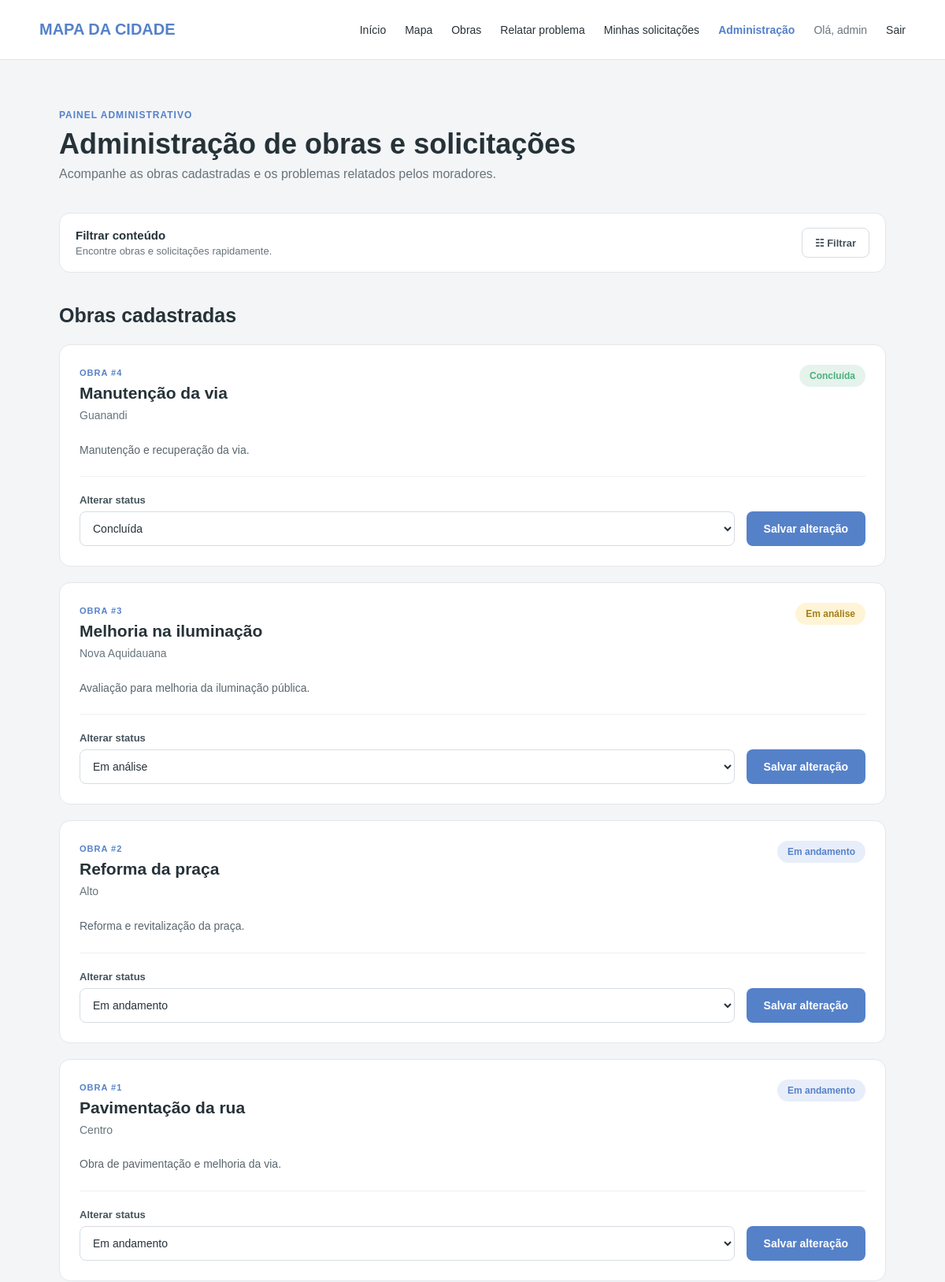
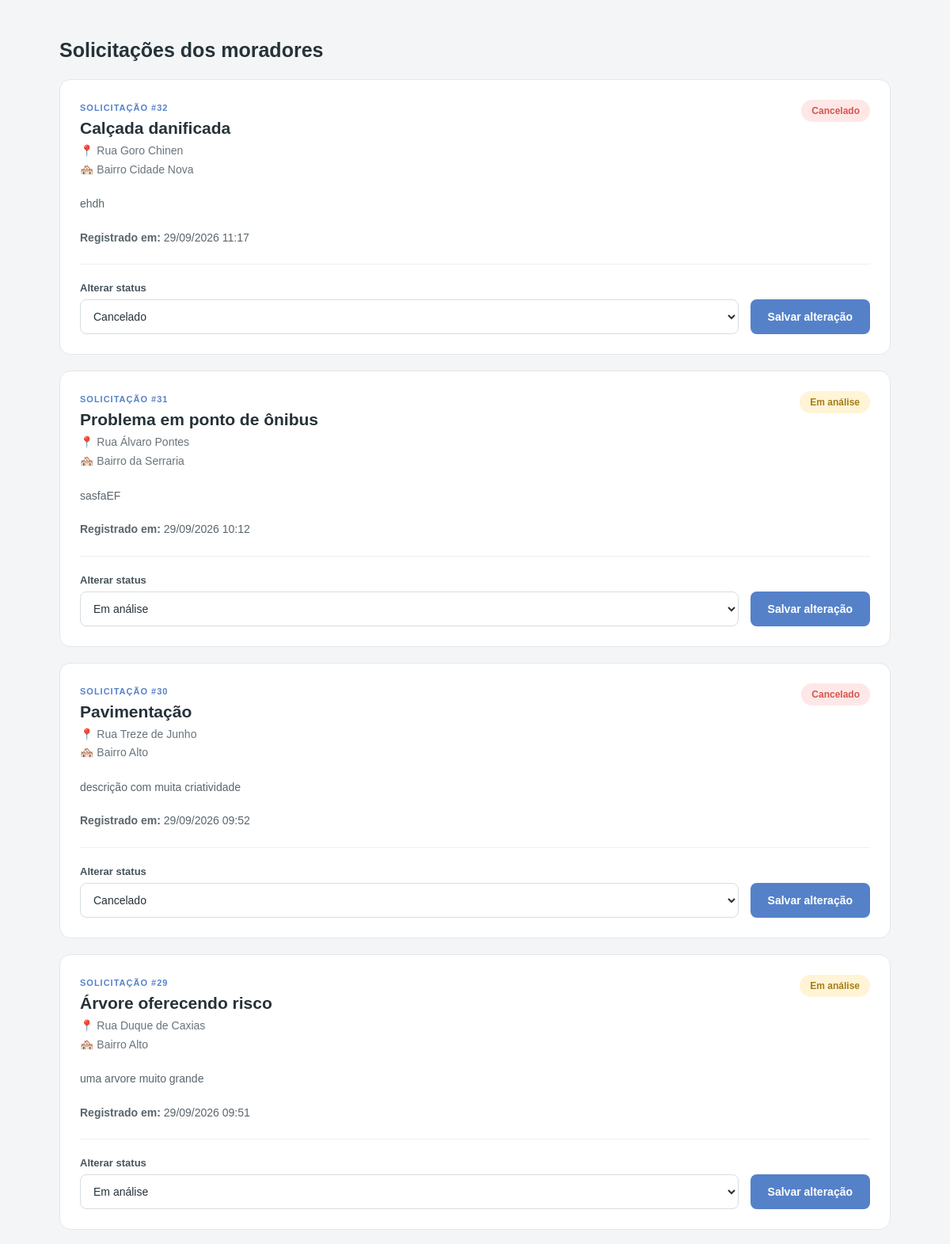
The page /admin (signed in, upper part) on the database its author committed (2 pictures, top to bottom).
### tables this page shows
CREATE TABLE obras (
            id INTEGER PRIMARY KEY AUTOINCREMENT,
            titulo TEXT NOT NULL,
            localizacao TEXT NOT NULL,
            status TEXT NOT NULL,
            previsao TEXT,
            descricao TEXT,
            latitude REAL,
            longitude REAL
        , rua TEXT, bairro TEXT);

CREATE TABLE relatos (
            id INTEGER PRIMARY KEY AUTOINCREMENT,
            tipo TEXT NOT NULL,
            descricao TEXT NOT NULL,
            latitude REAL NOT NULL,
            longitude REAL NOT NULL,
            status TEXT NOT NULL DEFAULT 'Em análise',
            data TEXT NOT NULL
        , usuario_id INTEGER, rua TEXT, bairro TEXT);

### app.py (the view)
@app.route("/admin")
def admin():
    if session.get("usuario_perfil") != "admin":
        return redirect("/")
    conexao = sqlite3.connect("mapa_cidade.db")
    conexao.row_factory = sqlite3.Row
    cursor = conexao.cursor()
    cursor.execute("""
        SELECT *
        FROM obras
        ORDER BY id DESC
    """)
    obras = cursor.fetchall()
    cursor.execute("""
        SELECT *
        FROM relatos
        ORDER BY id DESC
    """)
    relatos = cursor.fetchall()
    fotos_por_relato = {}
    for relato in relatos:
        cursor.execute("""
            SELECT arquivo
            FROM fotos
            WHERE relato_id = ?
            ORDER BY id
        """, (relato["id"],))
        fotos_por_relato[relato["id"]] = cursor.fetchall()
    conexao.close()
    return render_template(
        "admin.html",
        obras=obras,
        relatos=relatos,
        fotos_por_relato=fotos_por_relato
    )

### templates/admin.html (shortened to what this page needs)
<!DOCTYPE html>
<html lang="pt-br">
<head>
    <link
        rel="stylesheet"
        href="{{ url_for('static', filename='css/admin.css') }}"
    >
</head>
<body>
    <header class="header">
        <div class="logo">
            MAPA DA CIDADE
        </div>
        <nav class="menu">
            <a href="/">
                Início
            </a>
            <a href="/mapa">
                Mapa
            </a>
            <a href="/obras">
                Obras
            </a>
            <a href="/relatar">
                Relatar problema
            </a>
            <a href="/solicitacoes">
                Minhas solicitações
            </a>
            {% if session.get("usuario_id") %}
                {% if session.get("usuario_perfil") == "admin" %}
                    <a href="/admin" class="ativo">
                        Administração
                    </a>
                {% endif %}
                <span class="usuario">
                    Olá, {{ session.get("usuario_nome") }}
                </span>
                <a href="/logout">
                    Sair
                </a>
            {% else %}
                <a href="/login">
                    Entrar
                </a>
            {% endif %}
        </nav>
    </header>
    <main class="conteudo">
        <section class="titulo">
            <span class="subtitulo">
                PAINEL ADMINISTRATIVO
            </span>
            <h1>
                Administração de obras e solicitações
            </h1>
            <p>
                Acompanhe as obras cadastradas e os problemas relatados pelos moradores.
            </p>
        </section>
    <div class="filtros-admin">
        <div class="filtros-admin-topo">
            <div>
                <strong>Filtrar conteúdo</strong>
                <span>
                    Encontre obras e solicitações rapidamente.
                </span>
            </div>
            <button
                type="button"
                id="botao-filtros"
                class="botao-filtros"
            >
                ☷ Filtrar
            </button>
        </div>
    </div>
        <section class="lista-obras">
            <h2>
                Obras cadastradas
            </h2>
            {% for obra in obras %}
                <article
                    class="card-obra item-admin"
                    data-tipo="obra"
                    data-status="{{ obra['status'] }}"
                >
                    <div class="obra-topo">
                        <div>
                            <span class="obra-id">
                                OBRA #{{ obra["id"] }}
                            </span>
                            <h2>
                                {{ obra["titulo"] }}
                            </h2>
                            <p class="localizacao">
                                {{ obra["localizacao"] }}
                            </p>
                        </div>
                        <span class="status
                            {% if obra['status'] == 'Em andamento' %}
                                andamento
                            {% elif obra['status'] == 'Concluída' %}
                                concluida
                            {% elif obra['status'] == 'Em análise' %}
                                analise
                            {% endif %}
                        ">
                            {{ obra["status"] }}
                        </span>
                    </div>
                    {% if obra["descricao"] %}
                        <p class="descricao">
                            {{ obra["descricao"] }}
                        </p>
                    {% endif %}
                    <div class="linha"></div>
                    <form
                        method="POST"
                        action="/alterar-status/{{ obra['id'] }}"
                        class="form-status"
                    >
                        <div class="campo">
                            <label for="status-{{ obra['id'] }}">
                                Alterar status
                            </label>
                            <select
                                name="status"
                                id="status-{{ obra['id'] }}"
                            >
                                <option
                                    value="Em análise"
                                    {% if obra["status"] == "Em análise" %}selected{% endif %}
                                >
                                    Em análise
                                </option>
                                <option
                                    value="Em andamento"
                                    {% if obra["status"] == "Em andamento" %}selected{% endif %}
                                >
                                    Em andamento
                                </option>
                                <option
                                    value="Concluída"
                                    {% if obra["status"] == "Concluída" %}selected{% endif %}
                                >
                                    Concluída
                                </option>
                            </select>
                        </div>
                        <button
                            type="submit"
                            class="botao-salvar"
                        >
                            Salvar alteração
                        </button>
                    </form>
                </article>
            {% endfor %}
        </section>
        <section class="lista-obras">
            <h2>
                Solicitações dos moradores
            </h2>
            {% if relatos %}
                {% for relato in relatos %}
                    <article
                        class="card-obra item-admin"
                        data-tipo="solicitacao"
                        data-status="{{ relato['status'] }}"
                    >
                        <div class="obra-topo">
                            <div>
                                <span class="obra-id">
                                    SOLICITAÇÃO #{{ relato["id"] }}
                                </span>
                                <h2>
                                    {{ relato["tipo"] }}
                                </h2>
                            </div>
                            <span class="status
                                {% if relato['status'] == 'Em andamento' %}
                                    andamento
                                {% elif relato['status'] == 'Concluída' %}
                                    concluida
                                {% elif relato['status'] == 'Em análise' %}
                                    analise
                                {% elif relato['status'] == 'Cancelado' %}
                                    cancelado
                                {% endif %}
                            ">
                                {{ relato["status"] }}
                            </span>
                        </div>
                        <p class="localizacao">
                            📍
                            {{ relato["rua"] or "Rua não informada" }}
                            <br>
                            🏘️
                            {{ relato["bairro"] or "Bairro não informado" }}
                        </p>
                        {% if relato["descricao"] %}
                            <p class="descricao">
                                {{ relato["descricao"] }}
                            </p>
                        {% endif %}
                        <p class="descricao">
                            <strong>
                                Registrado em:
                            </strong>
                            {{ relato["data"] }}
                        </p>
                        <div class="linha"></div>
                        <form
                            method="POST"
                            action="/alterar-status-relato/{{ relato['id'] }}"
                            class="form-status"
                        >
                            <div class="campo">
                                <label for="status-relato-{{ relato['id'] }}">
                                    Alterar status
                                </label>
                                <select
                                    name="status"
                                    id="status-relato-{{ relato['id'] }}"
                                >
                                    <option
                                        value="Em análise"
                                        {% if relato["status"] == "Em análise" %}selected{% endif %}
                                    >
                                        Em análise
                                    </option>
                                    <option
                                        value="Cancelado"
                                        {% if relato["status"] == "Cancelado" %}selected{% endif %}
                                    >
                                        Cancelado
                                    </option>
                                </select>
                            </div>
                            <button
                                type="submit"
                                class="botao-salvar"
                            >
                                Salvar alteração
                            </button>
                        </form>
                    </article>
                {% endfor %}
            {% else %}
                <p>
                    Nenhuma solicitação registrada.
                </p>
            {% endif %}
        </section>
    </main>
</body>
</html>

### static/css/admin.css (style rules this page uses)
* { margin: 0; padding: 0; box-sizing: border-box; }
body { font-family: Arial, sans-serif; background: #f3f5f7; color: #263238; }
.header { background: #ffffff; height: 76px; display: flex; align-items: center; justify-content: space-between; padding: 0 50px; border-bottom: 1px solid #e2e6ea; }
.logo { color: #5581c9; font-size: 20px; font-weight: bold; }
.menu { display: flex; align-items: center; gap: 24px; }
.menu a { color: #263238; text-decoration: none; font-size: 14px; transition: 0.2s; }
.menu .ativo { color: #5581c9; font-weight: bold; }
.usuario { font-size: 14px; color: #68747c; }
.conteudo { max-width: 1100px; margin: 0 auto; padding: 60px 25px; }
.titulo { margin-bottom: 40px; }
.subtitulo { color: #5581c9; font-size: 12px; font-weight: bold; letter-spacing: 1px; }
.titulo h1 { font-size: 36px; margin: 8px 0; }
.titulo p { color: #68747c; font-size: 16px; }
.lista-obras { display: flex; flex-direction: column; gap: 20px; margin-bottom: 50px; }
.lista-obras > h2 { font-size: 25px; margin-bottom: 2px; }
.card-obra { background: #ffffff; border: 1px solid #e3e7eb; border-radius: 14px; padding: 25px; transition: 0.2s; }
.obra-topo { display: flex; justify-content: space-between; align-items: flex-start; gap: 20px; }
.obra-id { font-size: 11px; color: #5581c9; font-weight: bold; letter-spacing: 1px; }
.card-obra h2 { margin-top: 6px; margin-bottom: 5px; font-size: 21px; }
.localizacao { color: #68747c; font-size: 14px; line-height: 1.7; }
.descricao { margin-top: 20px; color: #59656c; line-height: 1.6; font-size: 14px; }
.status { padding: 7px 13px; border-radius: 20px; font-size: 12px; font-weight: bold; white-space: nowrap; }
.status.andamento { background: #e8eef9; color: #5581c9; }
.status.concluida { background: #e5f3ec; color: #4caf7d; }
.status.analise { background: #fff4d6; color: #a47d16; }
.status.cancelado { background: #fde8e7; color: #d9534f; }
.linha { height: 1px; background: #edf0f2; margin: 22px 0; }
.form-status { display: flex; align-items: flex-end; gap: 15px; }
.campo { display: flex; flex-direction: column; gap: 7px; flex: 1; }
.campo label { font-size: 13px; font-weight: bold; color: #45535b; }
.campo select { height: 44px; padding: 0 12px; border: 1px solid #d7dde2; border-radius: 8px; background: #ffffff; color: #263238; font-size: 14px; outline: none; }
.botao-salvar { height: 44px; padding: 0 22px; border: none; border-radius: 8px; background: #5581c9; color: #ffffff; font-size: 14px; font-weight: bold; cursor: pointer; transition: 0.2s; }
.filtros-admin { background: #ffffff; border: 1px solid #e3e7eb; border-radius: 14px; margin-bottom: 40px; }
.filtros-admin-topo { display: flex; align-items: center; justify-content: space-between; gap: 20px; padding: 18px 20px; }
.filtros-admin-topo div { display: flex; flex-direction: column; gap: 4px; }
.filtros-admin-topo strong { font-size: 15px; color: #263238; }
.filtros-admin-topo span { font-size: 13px; color: #68747c; }
.botao-filtros { height: 38px; padding: 0 16px; border: 1px solid #d7dde2; border-radius: 8px; background: #ffffff; color: #45535b; font-size: 13px; font-weight: bold; cursor: pointer; transition: 0.2s; white-space: nowrap; }

### rows shown on the page
obras: id "4", titulo "Manutenção da via", localizacao "Guanandi", status "Concluída", descricao "Manutenção e recuperação da via."
obras: id "3", titulo "Melhoria na iluminação", localizacao "Nova Aquidauana", status "Em análise", descricao "Avaliação para melhoria da iluminação pública."
obras: id "2", titulo "Reforma da praça", localizacao "Alto", status "Em andamento", descricao "Reforma e revitalização da praça."
obras: id "1", titulo "Pavimentação da rua", localizacao "Centro", status "Em andamento", descricao "Obra de pavimentação e melhoria da via."
relatos: id "32", tipo "Calçada danificada", status "Cancelado", rua "Rua Goro Chinen", bairro "Bairro Cidade Nova", descricao "ehdh", data "29/09/2026 11:17"
relatos: id "31", tipo "Problema em ponto de ônibus", status "Em análise", rua "Rua Álvaro Pontes", bairro "Bairro da Serraria", descricao "sasfaEF", data "29/09/2026 10:12"
relatos: id "30", tipo "Pavimentação", status "Cancelado", rua "Rua Treze de Junho", bairro "Bairro Alto", descricao "descrição com muita criatividade", data "29/09/2026 09:52"
relatos: id "29", tipo "Árvore oferecendo risco", status "Em análise", rua "Rua Duque de Caxias", bairro "Bairro Alto", descricao "uma arvore muito grande", data "29/09/2026 09:51"

### other values the page prints
{{ session.get("usuario_nome") }} "admin"
